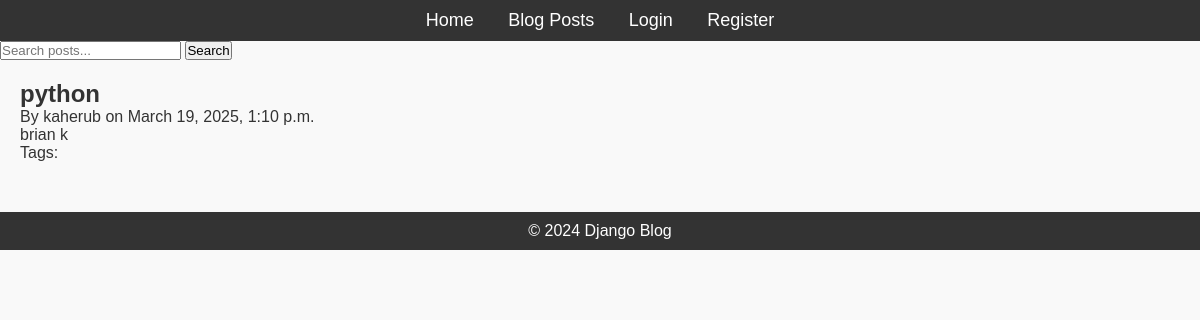
The app's page /post/4 with its own data.
### blog/models.py (models this page shows, shortened)
class Post(models.Model):
    title = models.CharField(max_length = 200)
    content = models.TextField()
    published_date = models.DateTimeField(auto_now_add = True)
    author = models.ForeignKey(User, on_delete=models.CASCADE, related_name = 'posts')
    tags = TaggableManager()  # include the tags attribut to the post model

### blog/views.py (the view)
# urls.py: path('post/<int:pk>', PostDetailView.as_view(), name='post_detail'),
class PostDetailView(DetailView):
    model = Post

### blog/templates/blog/post_detail.html (shortened to what this page needs)
{% extends "blog/base.html" %}
{% block content %}
    <h2>{{ object.title }}</h2>
    <p>By {{ object.author }} on {{ object.published_date }}</p>
    <p>{{ object.content }}</p>
    <p>Tags:
    </p>
{% endblock %}

### blog/static/css/styles.css (style rules this page uses)
* { margin: 0; padding: 0; box-sizing: border-box; }
body { font-family: Arial, sans-serif; background-color: #f9f9f9; color: #333; }

### records on screen
Post: title "python", author "kaherub", published_date "March 19, 2025, 1:10 p.m.", content "brian k"
